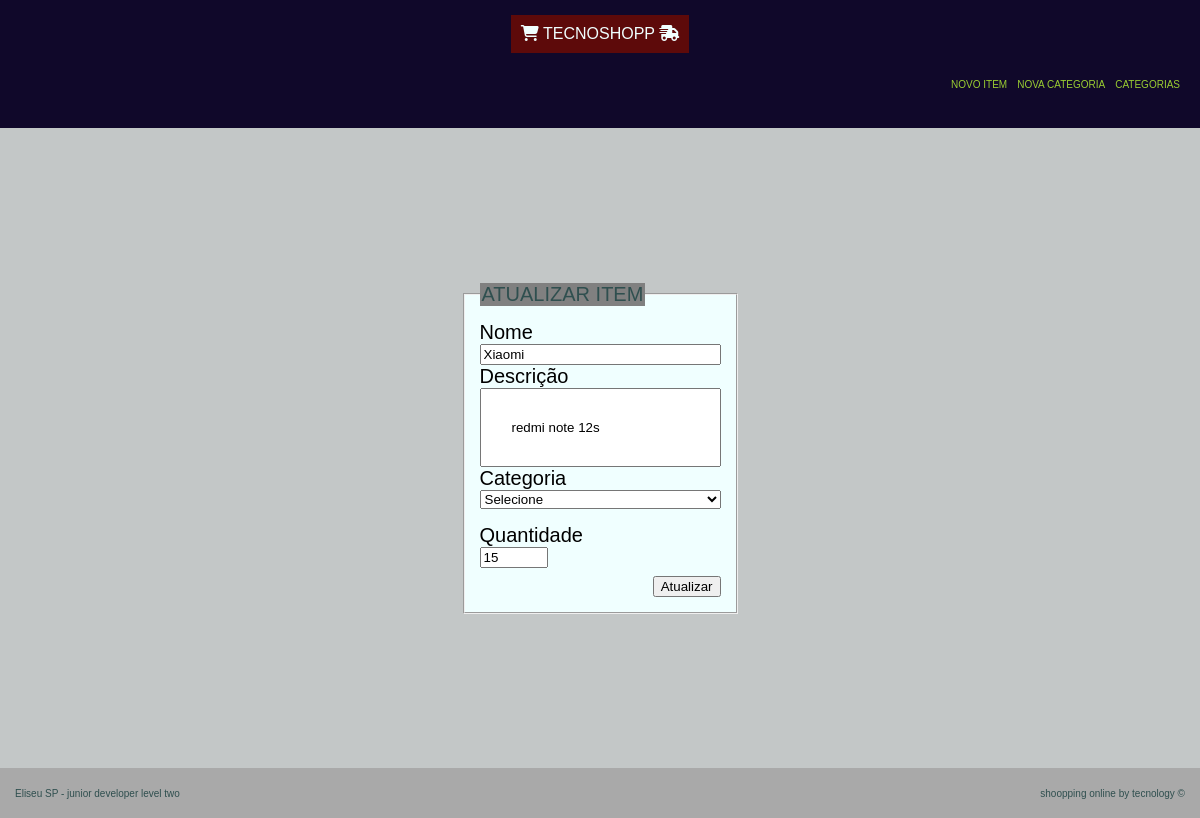
/atualizar/produto/40/, run on the app's committed database.
### tecno/models.py (models this page shows, shortened)
class Produto(models.Model):
    index = models.BigAutoField(primary_key=True)
    nome = models.CharField(max_length=50, null=False)
    descricao = models.TextField()
    categoria = models.ForeignKey(Categoria, on_delete= models.PROTECT)
    quantidade = models.IntegerField()

### tecno/views/atualizar_produto.py (the view)
# urls.py: path('atualizar/produto/<int:index>/', atualizar_produto, name='atualizar_produto'),
def atualizar_produto(request, index):
    nome = request.POST.get('nome')
    descricao = request.POST.get('descricao')
    categoria = request.POST.get('categoria')
    quantidade = request.POST.get('quantidade')
    produto = Produto.objects.filter(index = index)
    if request.method == 'POST':
        Produto.objects.filter(index = index).update(nome = nome, descricao = descricao, categoria = Categoria.objects.get(index = categoria), quantidade = quantidade)
        messages.success(request, 'Item Atulizado com sucesso!')
        return redirect('lista_produto')
    lista_categoria = Categoria.objects.all()
    context = {
        'produto' : produto,
        'categoria': lista_categoria
    }
    return render(request, 'produto/atualizar_produto.html', context = context )

### templates/produto/atualizar_produto.html (shortened to what this page needs)
{% extends 'index.html' %}
{% block content %}
    <form class="formulario" action="#" method="post">
        <fieldset>
            <legend>Atualizar Item</legend>
            {% for p in produto %}
                <label for="nome">Nome</label>
                <input type="text" name="nome" id="nome" value="{{p.nome}}" required>
                <label for="descricao">Descrição</label>
                <input class="form-descricao" type="text" name="descricao" id="descricao" value="{{p.descricao}}">
                <label for="categoria">Categoria</label>
                <select name="categoria" id="categoria" required>
                    <option value="">Selecione</option>
                </select>
                <label for="quantidade">Quantidade</label>
                <input class="quantidade-input" type="number" min="0" max="2000" name="quantidade" id="quantidade" value="{{p.quantidade}}" required>
                <div>
                    <input type="submit" value="Atualizar">
                </div>
            {% endfor %}
        </fieldset>
    </form>
{% endblock %}

### static/css/style.css (style rules this page uses)
body { margin: 0; padding: 0; font-family: Arial, Helvetica, sans-serif; }
.quantidade-input { margin-bottom: 5px; width: 60px; }
.formulario { width: 20%; height: 50%; min-height: 80vh; font-size: 20px; margin: auto; display: flex; flex-direction: row; justify-content: center; align-items: center; }
.formulario fieldset { background-color: azure; margin: 5px; padding: 15px; display: flex; flex-direction: column; }
.formulario legend { background-color: grey; color: darkslategrey; text-transform: uppercase; }
.form-descricao { padding: 30px; }
.formulario fieldset select { margin-bottom: 15px; }
.formulario div { text-align: end; }

### data on the page
Produto: nome "Xiaomi", descricao "redmi note 12s", quantidade "15"
